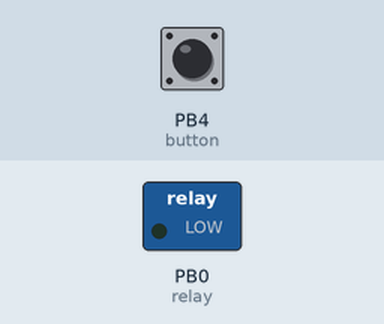
Recording of a sketch running on a simulated ATtiny85, built with avr-gcc and run on an emulated ATtiny85. Shown: switched loads named in the sketch (green lamp = pin HIGH). Inputs (shaded band) come from the test bench; at power-on: PB4 (button) LOW.

Above: at 1.2 s.
1.3 s: PB4 (button) pulled HIGH for 0.15 s
At 2.3 s:
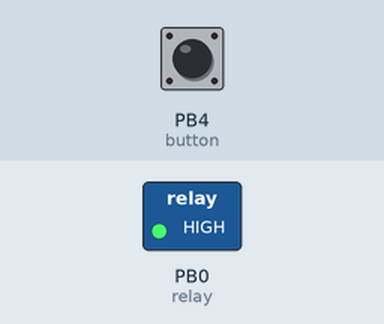
2.9 s: PB4 (button) pulled HIGH for 1 s
At 3.5 s:
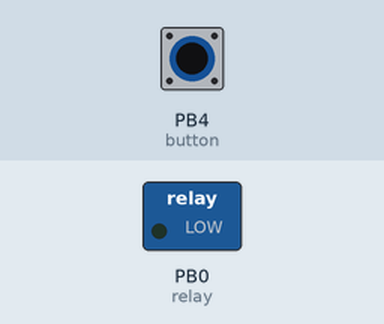
5.4 s: PB4 (button) pulled HIGH for 3.2 s
At 6.6 s:
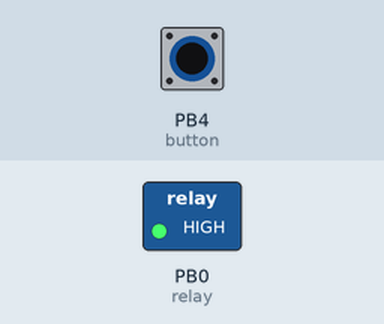
Timing chart, 0 to 10.1 s (numbered marks = the images above; inputs shaded):
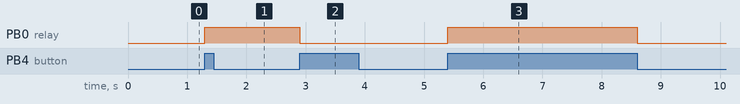

Measured:
- after the input at 1.3 s, PB0 (relay): LOW → HIGH at once
- after the input at 2.9 s, PB0 (relay): HIGH → LOW at once
- after the input at 5.4 s, PB0 (relay): LOW → HIGH at once, → LOW 3.2 s later

The sketch:

RelayBypassModule.ino
```cpp
int relay = 0; //Relay out on PB0/Pin 5
int button = 4; //Button in on PB4/Pin 3

uint8_t relayState = LOW;
uint8_t buttonState;
uint8_t lastButtonState = LOW;

unsigned long lastDebounceTime; //Time stamp of last time we had a button press candidate
unsigned long debounceDelay = 10; //Number of ms to ensure a properly debounced button
unsigned long lastButtonDownTime; //Time stamp of last time the button was pressed down
const unsigned int buttonPressTime = 500; // How long the button has to be pressed to be counted as a press and hold
uint8_t flag; //Used for indicating if we have a button press interrupt
uint8_t tempDebounceState = 0; //A place holder for debounce state during interrupt routine

void setup() {
  //Configure pin modes and states
  pinMode(relay, OUTPUT);
  pinMode(button, INPUT);
  digitalWrite(relay, LOW);

  //Configure the pin change interrupt settings for fast response to button presses
  GIMSK = 0b00100000; // Enable pin change interrupts
  PCMSK = 0b00010000; // Enable PCIE on PB4
  sei(); //Start interrupt routine
}


//Interrupt service routine to be run when our button is pressed
ISR (PCINT0_vect){

  int reading = digitalRead(button);

  // If the status of the interrupt is not the same as the last time we dealt with the button, set flag high to deal with it again
  if (reading != lastButtonState){
    tempDebounceState = reading;
    flag = 1;
  }
}

void loop() {
  // Don't do anything until a button is pressed
  if (flag!=0){
    checkButton();
  }
}


void checkButton(){
  if ((millis()-lastDebounceTime) > debounceDelay){
        if (digitalRead(button)==tempDebounceState){
          //The switch has been confirmed as debounced
          buttonState = tempDebounceState;

          if (buttonState == HIGH && lastButtonState == LOW){
            // We have a high to low transition. Mark the time and toggle the relay state.
            relayState = !relayState;
            lastButtonDownTime = millis();
          }
          //Check to see if we had an on/off transition. If so, see if it has been at least buttonPressTime long
          if (buttonState == LOW && lastButtonState == HIGH && (millis()-lastButtonDownTime>buttonPressTime)){
            //We have a low to high transition, so we turn the relay off
            relayState = LOW;
          }
          digitalWrite(relay,relayState);
          lastButtonState = buttonState;
        }
        flag = 0; //Now that we have waited long enough to know if it is debounced and have taken any necessary action, reset flag to low
      }
}
```
